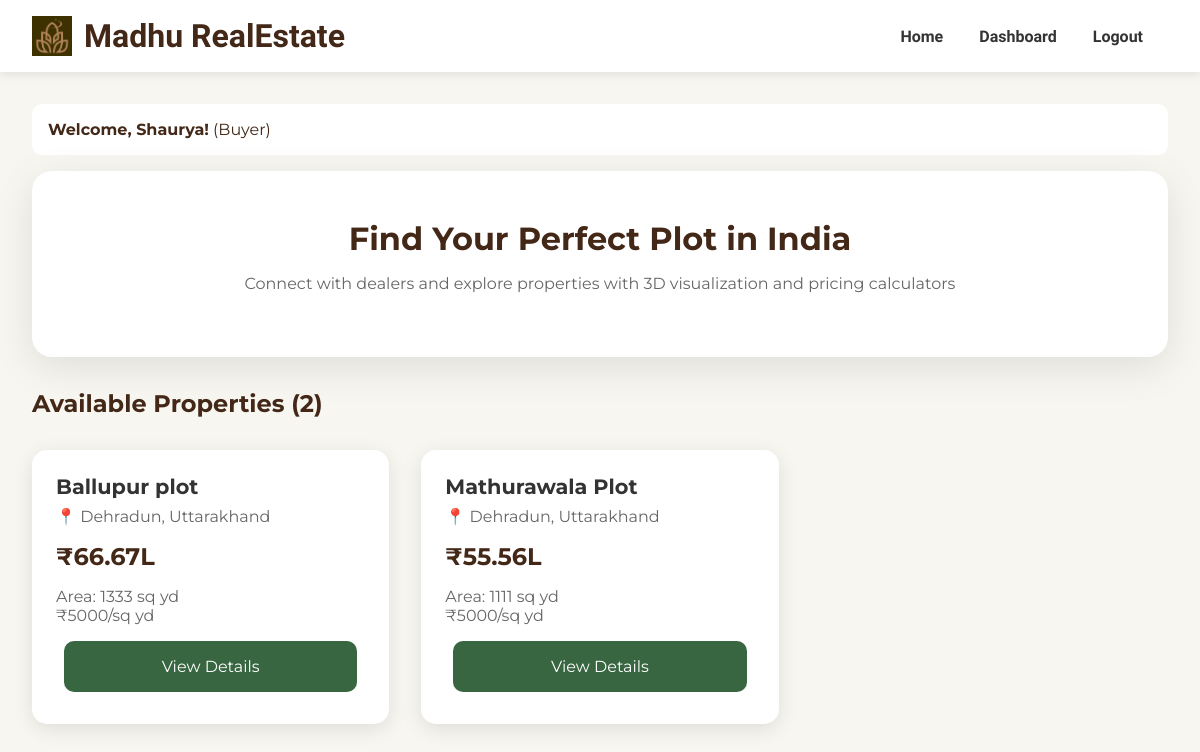
Screenshot of / (signed in) with the database file from the repository.
### app.py (models this page shows)
class Property(db.Model):
    id = db.Column(db.Integer, primary_key=True)
    title = db.Column(db.String(200), nullable=False)
    description = db.Column(db.Text)
    dealer_id = db.Column(db.Integer, db.ForeignKey('user.id'), nullable=False)
    address = db.Column(db.String(300), nullable=False)
    city = db.Column(db.String(100), nullable=False)
    state = db.Column(db.String(100), nullable=False)
    pincode = db.Column(db.String(10))
    latitude = db.Column(db.Float)
    longitude = db.Column(db.Float)
    length = db.Column(db.Float, nullable=False)
    width = db.Column(db.Float, nullable=False)
    area_sqft = db.Column(db.Float, nullable=False)
    area_sqyard = db.Column(db.Float, nullable=False)
    area_sqm = db.Column(db.Float, nullable=False)
    price_per_sqyard = db.Column(db.Float, nullable=False)
    total_price = db.Column(db.Float, nullable=False)
    boundary_type = db.Column(db.String(50))
    water_access = db.Column(db.Boolean, default=False)
    electricity = db.Column(db.Boolean, default=False)
    road_frontage = db.Column(db.Float)
    road_type = db.Column(db.String(50))
    legal_status = db.Column(db.String(100))
    documentation = db.Column(db.Text)
    created_at = db.Column(db.DateTime, default=datetime.utcnow)
    inquiries = db.relationship('Inquiry', backref='property', lazy=True)

### app.py (the view)
@app.route('/')
def home():
    properties = Property.query.order_by(Property.created_at.desc()).all()
    return render_template('home.html', properties=properties)

### templates/home.html (shortened to what this page needs)
<!DOCTYPE html>
<html>
<head>
    <link rel="stylesheet" href="{{ url_for('static', filename='css/home.css', v='1') }}">
</head>
<body>
    <div class="navbar">
        <h1><img src="{{ url_for('static', filename='uploads/logo.png') }}" alt="Logo" class="navbar-logo"> Madhu RealEstate</h1>
        <nav>
            <a href="/">Home</a>
            {% if session.user_id %}
                {% if session.user_type == 'dealer' %}
                    <a href="/dealer/dashboard">Dashboard</a>
                    <a href="/dealer/add-property">Add Property</a>
                {% else %}
                    <a href="/buyer/dashboard">Dashboard</a>
                {% endif %}
                <a href="/logout">Logout</a>
            {% else %}
                <a href="/login">Login</a>
                <a href="/register">Register</a>
            {% endif %}
        </nav>
    </div>
    <div class="container">
        {% if session.user_id %}
        <div class="user-info">
            <strong>Welcome, {{ session.username }}!</strong> ({{ session.user_type|capitalize }})
        </div>
        {% endif %}
        <div class="hero">
            <h2>Find Your Perfect Plot in India</h2>
            <p style="color: #666; margin: 1rem 0;">Connect with dealers and explore properties with 3D visualization and pricing calculators</p>
        </div>
        {% if properties %}
        <h2 style="color: #432818; margin: 2rem 0 1rem;">Available Properties ({{ properties|length }})</h2>
        <div class="properties">
            {% for property in properties %}
            <div class="property-card">
                <h3 class="property-title">{{ property.title }}</h3>
                <p style="color: #666;">📍 {{ property.city }}, {{ property.state }}</p>
                <div class="property-price">₹{{ "%.2f"|format(property.total_price / 100000) }}L</div>
                <p style="color: #666;">Area: {{ "%.0f"|format(property.area_sqyard) }} sq yd</p>
                <p style="color: #666;">₹{{ "%.0f"|format(property.price_per_sqyard) }}/sq yd</p>
                <a href="/property/{{ property.id }}" class="btn" style="margin-top: 1rem; display: block; text-align: center;">View Details</a>
            </div>
            {% endfor %}
        </div>
        {% else %}
        <div class="status">
            <h3>No Properties Available Yet</h3>
            <p style="color: #666; margin: 1rem 0;">Be the first dealer to list a property!</p>
        </div>
        {% endif %}
    </div>
</body>
</html>

### static/css/home.css (style rules this page uses)
* { margin: 0; padding: 0; box-sizing: border-box; }
body { font-family: "Montserrat", sans-serif; background-color:#f8f6f0 ; min-height: 100vh; color:#432818 }
.navbar { font-family: "Montserrat Alternates", sans-serif; background: white; padding: 1rem 2rem; box-shadow: 0 2px 10px rgba(0,0,0,0.1); display: flex; justify-content: space-between; align-items: center; }
.navbar h1 { color: #432818; display: flex; align-items: center; gap: 12px; }
.navbar-logo { height: 40px; width: auto; object-fit: contain; }
.navbar a { margin-left: 2rem; text-decoration: none; color: #333; font-weight: bold; }
nav { font-family: "Montserrat Alternates", sans-serif;margin-right: 25px; }
.container { max-width: 1200px; margin: 2rem auto; padding: 0 2rem; }
.hero { background: white; border-radius: 20px; padding: 3rem; text-align: center; box-shadow: 0 10px 40px rgba(0,0,0,0.1); }
.hero h2 { font-size: 2rem; margin-bottom: 1rem; }
.btn { background: #386641; color: white; padding: 1rem 2rem; border: none; border-radius: 10px; text-decoration: none; display: inline-block; margin: 0.5rem; }
.properties { display: grid; grid-template-columns: repeat(auto-fill, minmax(300px, 1fr)); gap: 2rem; margin-top: 2rem; }
.property-card { background: white; border-radius: 15px; padding: 1.5rem; box-shadow: 0 5px 20px rgba(0,0,0,0.1); }
.property-title { color: #333; font-size: 1.3rem; margin-bottom: 0.5rem; }
.property-price { color: #432818; font-size: 1.5rem; font-weight: bold; margin: 1rem 0; }
.user-info { background: white; padding: 1rem; border-radius: 10px; margin-bottom: 1rem; }

### rows the page displays
Property: title "Ballupur plot", city "Dehradun", state "Uttarakhand", property.total_price/100000 "66.67", area_sqyard "1333", price_per_sqyard "5000"
Property: title "Mathurawala Plot", city "Dehradun", state "Uttarakhand", property.total_price/100000 "55.56", area_sqyard "1111", price_per_sqyard "5000"

### other values shown
{{ session.username }} "Shaurya"
{{ session.user_type|capitalize }} "Buyer"
{{ properties|length }} "2"
